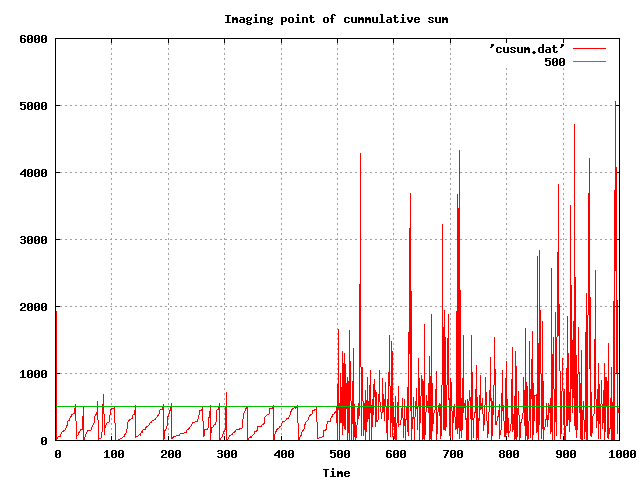

Write gnuplot code to recreate this figure.
set grid
set title "Imaging point of cummulative sum"
set output "cusum.png"
set terminal png
set xlabel "Time"
plot 'cusum.dat' w l, 500 w l
reset
